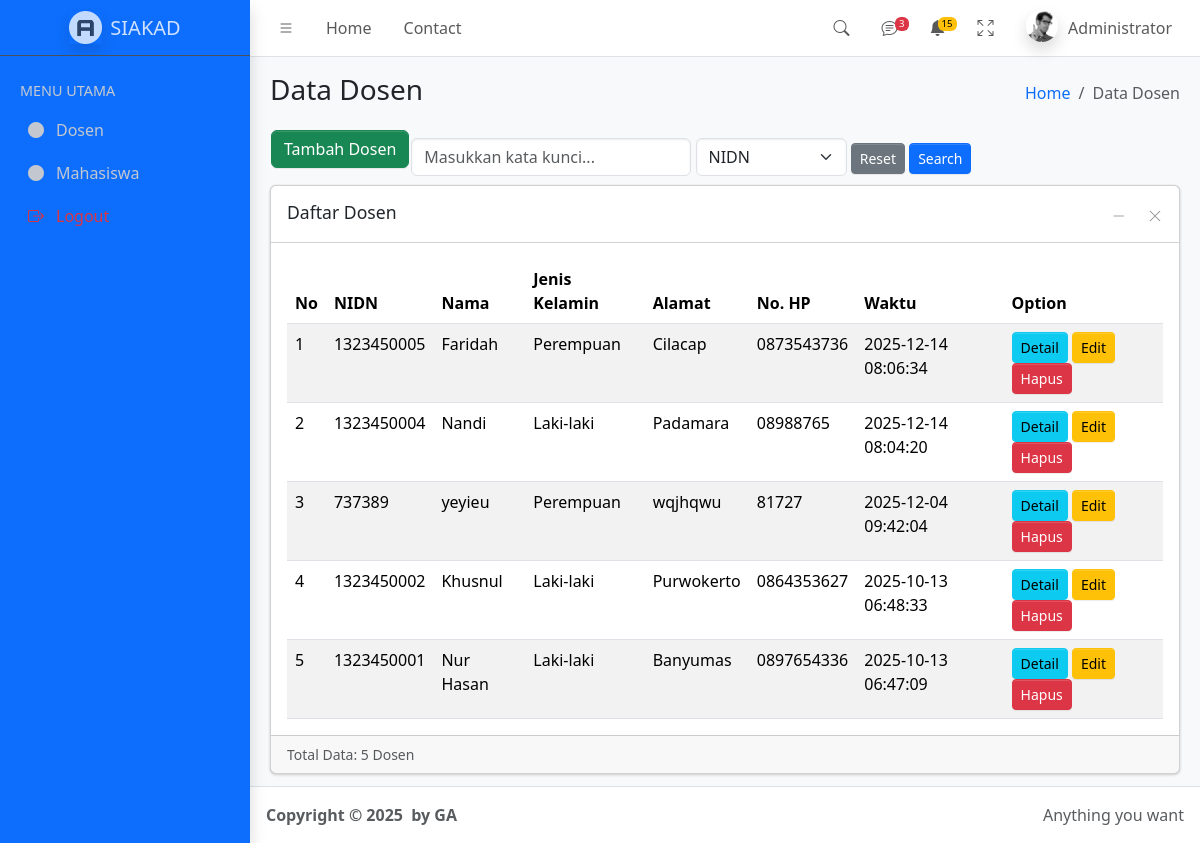
Screenshot of /admin/?p=dosen (signed in) with the database file from the repository.
### tables this page shows
CREATE TABLE `dosen` (
  `id` int NOT NULL,
  `nidn` varchar(10) NOT NULL,
  `nama` varchar(75) NOT NULL,
  `jenis_kelamin` enum('L','P') NOT NULL,
  `alamat` varchar(200) NOT NULL,
  `hp` varchar(15) NOT NULL,
  `waktu` datetime NOT NULL
);

### admin/dosen.php (the view, shortened to what this page needs)
<?php
require_once "../config.php";
$keyword  = isset($_POST['keyword']) ? $_POST['keyword'] : '';
$category = isset($_POST['category']) ? $_POST['category'] : '';
if (empty($keyword)) {
    $nomor = 0;
    $data = $konek->query("SELECT * FROM dosen ORDER BY id DESC LIMIT 10");
}
?>
<main class="app-main">
  <div class="app-content-header">
    <div class="container-fluid">
      <div class="row">
        <div class="col-sm-6"><h3 class="mb-0">Data Dosen</h3></div>
        <div class="col-sm-6">
          <ol class="breadcrumb float-sm-end">
            <li class="breadcrumb-item"><a href="#">Home</a></li>
            <li class="breadcrumb-item active">Data Dosen</li>
          </ol>
        </div>
      </div>
    </div>
  </div>
  <div class="app-content">
    <div class="container-fluid">
      <div class="row">
        <div class="col-12">
          <table>
            <tr>
              <td><a href="./?p=add-dosen" class="btn btn-success mb-3">Tambah Dosen</a></td>
              <td>
                <form method="post" action="#" style="display:inline;">
                  <input type="text" name="keyword" placeholder="Masukkan kata kunci..."
                         class="form-control"
                         style="width:280px; display:inline;"
                         value="<?= htmlspecialchars($keyword) ?>">
                  <select name="category" class="form-select" style="width:auto; display:inline;">
                    <option value="1" <?= ($category == 1 ? "selected" : "") ?>>NIDN</option>
                  </select>
                  <input type="reset" value="Reset" class="btn btn-secondary btn-sm">
                  <input type="submit" value="Search" class="btn btn-primary btn-sm">
                </form>
              </td>
            </tr>
          </table>
          <div class="card">
            <div class="card-header">
              <h3 class="card-title">Daftar Dosen</h3>
              <div class="card-tools">
                <button type="button" class="btn btn-tool" data-lte-toggle="card-collapse">
                  <i data-lte-icon="collapse" class="bi bi-dash-lg"></i>
                </button>
                <button type="button" class="btn btn-tool" data-lte-toggle="card-remove">
                  <i class="bi bi-x-lg"></i>
                </button>
              </div>
            </div>
            <div class="card-body">
              <table class="table table-striped table-hover">
                <thead>
                  <tr>
                    <th>No</th>
                    <th>NIDN</th>
                    <th>Nama</th>
                    <th>Jenis Kelamin</th>
                    <th>Alamat</th>
                    <th>No. HP</th>
                    <th>Waktu</th>
                    <th>Option</th>
                  </tr>
                </thead>
                <tbody>
                  <?php foreach ($data as $d): $nomor++; ?>
                  <tr>
                    <td><?= $nomor ?></td>
                    <td><?= htmlspecialchars($d['nidn']) ?></td>
                    <td><?= htmlspecialchars($d['nama']) ?></td>
                    <td><?= $d['jenis_kelamin'] == "L" ? "Laki-laki" : "Perempuan" ?></td>
                    <td><?= nl2br(htmlspecialchars($d['alamat'])) ?></td>
                    <td><?= htmlspecialchars($d['hp']) ?></td>
                    <td><?= $d['waktu'] ?></td>
                    <td>
                      <a href="?p=detail-dosen&id=<?= $d['id'] ?>" class="btn btn-sm btn-info">Detail</a>
                      <a href="?p=edit-dosen&id=<?= $d['id'] ?>" class="btn btn-sm btn-warning">Edit</a>
                      <a onclick="return confirm('Yakin ingin menghapus data ini?')"
                         href="?p=hapus-dosen&id=<?= $d['id'] ?>"
                         class="btn btn-sm btn-danger">Hapus</a>
                    </td>
                  </tr>
                  <?php endforeach; ?>
                </tbody>
              </table>
            </div>
            <div class="card-footer">
              <p class="text-muted small mb-0">Total Data: <?= $nomor ?> Dosen</p>
            </div>
          </div>
        </div>
      </div>
    </div>
  </div>
</main>

### admin/index.php (shortened to what this page needs)
<!doctype html>
<html lang="en">
  <head>
    <link
      rel="stylesheet"
      href="https://cdn.jsdelivr.net/npm/@fontsource/source-sans-3@5.0.12/index.css"
      media="print"
      onload="this.media='all'"
    />
    <link
      rel="stylesheet"
      href="https://cdn.jsdelivr.net/npm/overlayscrollbars@2.11.0/styles/overlayscrollbars.min.css"
    />
    <link
      rel="stylesheet"
      href="https://cdn.jsdelivr.net/npm/bootstrap-icons@1.13.1/font/bootstrap-icons.min.css"
    />
    <link rel="stylesheet" href="../assets/css/adminlte.css" />
  </head>
  <body class="sidebar-expand-lg sidebar-open bg-body-tertiary">
    <div class="app-wrapper">
      <nav class="app-header navbar navbar-expand bg-body">
        <div class="container-fluid">
          <ul class="navbar-nav">
            <li class="nav-item">
              <a class="nav-link" data-lte-toggle="sidebar" href="#" role="button">
                <i class="bi bi-list"></i>
              </a>
            </li>
            <li class="nav-item d-none d-md-block"><a href="#" class="nav-link">Home</a></li>
            <li class="nav-item d-none d-md-block"><a href="#" class="nav-link">Contact</a></li>
          </ul>
          <ul class="navbar-nav ms-auto">
            <li class="nav-item">
              <a class="nav-link" data-widget="navbar-search" href="#" role="button">
                <i class="bi bi-search"></i>
              </a>
            </li>
            <li class="nav-item dropdown">
              <a class="nav-link" data-bs-toggle="dropdown" href="#">
                <i class="bi bi-chat-text"></i>
                <span class="navbar-badge badge text-bg-danger">3</span>
              </a>
            </li>
            <li class="nav-item dropdown">
              <a class="nav-link" data-bs-toggle="dropdown" href="#">
                <i class="bi bi-bell-fill"></i>
                <span class="navbar-badge badge text-bg-warning">15</span>
              </a>
            </li>
            <li class="nav-item">
              <a class="nav-link" href="#" data-lte-toggle="fullscreen">
                <i data-lte-icon="maximize" class="bi bi-arrows-fullscreen"></i>
              </a>
            </li>
            <li class="nav-item dropdown user-menu">
              <a href="#" class="nav-link dropdown-toggle" data-bs-toggle="dropdown">
                <img
                  src="../assets/img/user2-160x160.jpg"
                  class="user-image rounded-circle shadow"
                  alt="User Image"
                />
                <span class="d-none d-md-inline">Administrator</span>
              </a>
            </li>
          </ul>
        </div>
      </nav>
      <aside class="app-sidebar bg-primary shadow" data-bs-theme="dark">
        <div class="sidebar-brand">
          <a href="./" class="brand-link">
            <img
              src="../assets/img/AdminLTELogo.png"
              alt="AdminLTE Logo"
              class="brand-image opacity-75 shadow"
            />
            <span class="brand-text fw-light">SIAKAD</span>
          </a>
        </div>
        <div class="sidebar-wrapper">
          <nav class="mt-2">
            <ul
              class="nav sidebar-menu flex-column"
              data-lte-toggle="treeview"
              role="menu"
              data-accordion="false"
            >
              <li class="nav-header">MENU UTAMA</li>
              <li class="nav-item">
                <a href="./?p=dosen" class="nav-link">
                  <i class="nav-icon bi bi-circle-fill"></i>
                  <p>Dosen</p>
                </a>
              </li>
              <li class="nav-item">
                <a href="./?p=mahasiswa" class="nav-link">
                  <i class="nav-icon bi bi-circle-fill"></i>
                  <p>Mahasiswa</p>
                </a>
              </li>
             <li class="nav-item">
                <a href="../logout.php" class="nav-link text-danger">
                  <i class="nav-icon bi bi-box-arrow-right"></i>
                  <p>Logout</p>
                </a>
              </li>
            </ul>
          </nav>
        </div>
      </aside>
     <?php
     require_once "route.php";
     ?>
      <footer class="app-footer">
        <div class="float-end d-none d-sm-inline">Anything you want</div>
        <strong>
          Copyright &copy; 2025&nbsp;
        by GA
      </footer>
    </div>
</body>
</html>

### admin/route.php (shortened to what this page needs)
<?php
$p = isset($_GET['p']) ? $_GET['p'] : 'dashboard';
switch ($p) {
    case 'dosen': require_once "dosen.php"; break;
}
?>

### rows the page displays
dosen: nidn "1323450005", nama "Faridah", jenis_kelamin "Perempuan", alamat "Cilacap", hp "0873543736", waktu "2025-12-14 08:06:34"
dosen: nidn "1323450004", nama "Nandi", jenis_kelamin "Laki-laki", alamat "Padamara", hp "08988765", waktu "2025-12-14 08:04:20"
dosen: nidn "737389", nama "yeyieu", jenis_kelamin "Perempuan", alamat "wqjhqwu", hp "81727", waktu "2025-12-04 09:42:04"
dosen: nidn "1323450002", nama "Khusnul", jenis_kelamin "Laki-laki", alamat "Purwokerto", hp "0864353627", waktu "2025-10-13 06:48:33"
dosen: nidn "1323450001", nama "Nur Hasan", jenis_kelamin "Laki-laki", alamat "Banyumas", hp "0897654336", waktu "2025-10-13 06:47:09"

### other values shown
$nomor "5"
